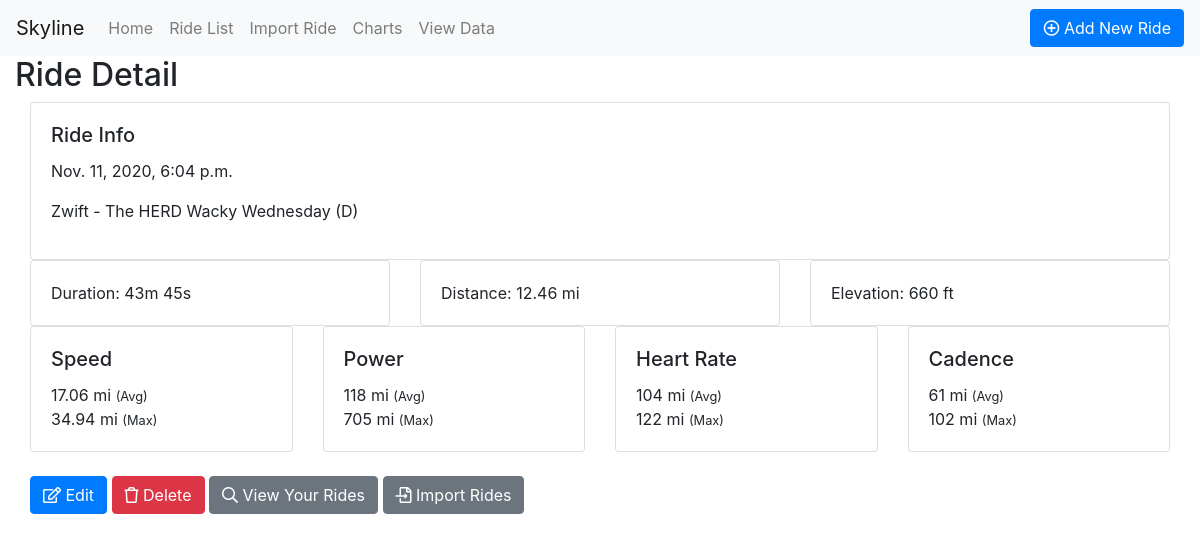
Page /ride/19/ on the committed database.
### rides/models.py (models this page shows, shortened)
class Ride(models.Model):
    ride_type = models.CharField(max_length=10)
    ride_native_id = models.CharField(max_length=200)
    start_time = models.DateTimeField()
    title = models.CharField(max_length=200)
    description = models.TextField(blank=True)
    duration = models.DurationField()
    distance = models.DecimalField(max_digits=6, decimal_places=2)
    elevation = models.IntegerField()
    avg_speed = models.DecimalField(max_digits=5, decimal_places=2, blank=True)
    max_speed = models.DecimalField(max_digits=5, decimal_places=2, blank=True)
    avg_heart_rate = models.IntegerField(blank=True)
    max_heart_rate = models.IntegerField(blank=True)
    avg_watts = models.IntegerField(blank=True)
    max_watts = models.IntegerField(blank=True)
    avg_cadence = models.IntegerField(blank=True)
    max_cadence = models.IntegerField(blank=True)
    calories = models.PositiveSmallIntegerField(blank=True)
    notes = models.TextField(blank=True)

### rides/views.py (the view)
# urls.py: path('ride/<int:id>/', views.ride_detail, name='ride_detail'),
def ride_detail(request, id):
    ride = get_object_or_404(Ride, id=id)
    context = {
        'ride': ride,
    }
    return render(request, 'rides/ride_detail.html', {'context': context})

### rides/templatetags/ride_filters.py (called while the page is built)
@register.filter(name='duration_string')
def duration_string(duration):
    seconds = duration.seconds
    min, sec = divmod(seconds, 60)
    hour, min = divmod(min, 60)
    hour = round(hour)
    min = round(min)
    sec = round(sec)
    if hour > 0:
        duration_string = f"{hour}h {min}m"
    else:
        duration_string = f"{min}m {sec}s"
    return duration_string

### rides/templates/rides/ride_detail.html (shortened to what this page needs)
{% extends 'rides/base.html' %}
{% load ride_filters %}
{% block content %}
    <h2>Ride Detail</h2>
    <div class="container-fluid">
        <div class="row">
            <div class="col-12">
                <div class="card">
                    <div class="card-body">
                        <h5 class="card-title">Ride Info</h5>
                        <p class="card-text">{{ context.ride.start_time}}</p>
                        <p class="card-text">{{ context.ride.title }}</p>
                    </div>
                </div>
            </div>
        </div>
        <div class="row">
            <div class="col-lg-4 col-md-6">
                <div class="card">
                    <div class="card-body">
                        Duration: {{ context.ride.duration|duration_string }}
                    </div>
                </div>
            </div>
            <div class="col-lg-4 col-md-6">
                <div class="card">
                    <div class="card-body">
                        Distance: {{ context.ride.distance }} mi
                    </div>
                </div>
            </div>
            <div class="col-lg-4 col-md-6">
                <div class="card">
                    <div class="card-body">
                        Elevation: {{ context.ride.elevation }} ft
                    </div>
                </div>
            </div>
        </div>
        <div class="row">
            <div class="col-lg-3 col-md-4 col-sm-6">
                <div class="card">
                    <div class="card-body">
                        <h5 class="card-title">Speed</h5>
                        <p class="card-text">
                            {{ context.ride.avg_speed }} mi <small>(Avg)</small><br>
                            {{ context.ride.max_speed }} mi <small>(Max)</small>
                        </p>
                    </div>
                </div>
            </div>
            <div class="col-lg-3 col-md-4 col-sm-6">
                <div class="card">
                    <div class="card-body">
                        <h5 class="card-title">Power</h5>
                        <p class="card-text">
                            {{ context.ride.avg_watts }} mi <small>(Avg)</small><br>
                            {{ context.ride.max_watts }} mi <small>(Max)</small>
                        </p>
                    </div>
                </div>
            </div>
            <div class="col-lg-3 col-md-4 col-sm-6">
                <div class="card">
                    <div class="card-body">
                        <h5 class="card-title">Heart Rate</h5>
                        <p class="card-text">
                            {{ context.ride.avg_heart_rate }} mi <small>(Avg)</small><br>
                            {{ context.ride.max_heart_rate }} mi <small>(Max)</small>
                        </p>
                    </div>
                </div>
            </div>
            <div class="col-lg-3 col-md-4 col-sm-6">
                <div class="card">
                    <div class="card-body">
                        <h5 class="card-title">Cadence</h5>
                        <p class="card-text">
                            {{ context.ride.avg_cadence }} mi <small>(Avg)</small><br>
                            {{ context.ride.max_cadence }} mi <small>(Max)</small>
                        </p>
                    </div>
                </div>
            </div>
        </div>
        <div class="row">
            <div class="col-12">
                <br>
                <a class="btn btn-primary" href="{% url 'ride_edit' id=context.ride.id %}">
                    <i class="far fa-edit"></i> Edit
                </a>
                <a class="btn btn-danger" href="{% url 'ride_delete' id=context.ride.id %}">
                    <i class="far fa-trash"></i> Delete
                </a>
                <a class="btn btn-secondary" href="{% url 'ride_list' %}">
                    <i class="far fa-search"></i> View Your Rides
                </a>
                <a class="btn btn-secondary" href="{% url 'ride_list' %}">
                    <i class="far fa-file-import"></i> Import Rides
                </a>
            </div>
        </div>
    </div>
    <br>&nbsp;
{% endblock %}

### rows in the picture
Ride: ride.start_time "Nov. 11, 2020, 6:04 p.m.", ride "Zwift - The HERD Wacky Wednesday (D)", ride.duration|duration_string "43m 45s", ride.distance "12.46", ride.elevation "660", ride.avg_speed "17.06", ride.max_speed "34.94", ride.avg_watts "118", ride.max_watts "705", ride.avg_heart_rate "104", ride.max_heart_rate "122", ride.avg_cadence "61", ride.max_cadence "102"
